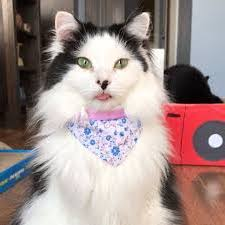
//> input picture Cat copy.jpg, 225 x 225 px
$ ./loopi   (built with g++ and OpenCV 4)
//> lines starting //> are read from the running program, lines starting //| are printed output that depends on the picture
#include "opencv2/imgcodecs.hpp"
#include "opencv2/highgui.hpp"
#include <iostream>


using std::cin;
using std::cout;
using std::endl;
using namespace cv;

int main( void )
{

    Mat src1 , src2 , dst;

    src1 = imread( samples::findFile("Cat copy.jpg") );
//> src1 is the input picture: 225 rows x 225 cols, CV_8UC3; mean B, G, R 142.1, 144.3, 161.9
    src2 = imread( samples::findFile("Cat.jpg") );
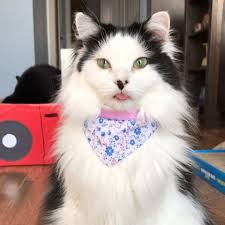
//> input picture Cat.jpg, 225 x 225 px
//> src2 is the input picture: 225 rows x 225 cols, CV_8UC3; mean B, G, R 141.9, 144.5, 161.8

    double alpha = 0.5; double beta; double input;

    cout << " Simple Linear Blender " << endl;
    cout << "-----------------------" << endl;
    cout << "* Enter alpha [0.0-1.0]: ";
    cin >> input;
//> the answer given: 2

    // We use the alpha provided by the user if it is between 0 and 1
    if( input >= 0 && input <= 1 )
        { alpha = input; }


    if( src1.empty() ) { cout << "Error loading src1" << endl; return EXIT_FAILURE; }
    if( src2.empty() ) { cout << "Error loading src2" << endl; return EXIT_FAILURE; }

    beta = ( 1.0 - alpha );

    addWeighted( src1, alpha, src2, beta, 0.0, dst);
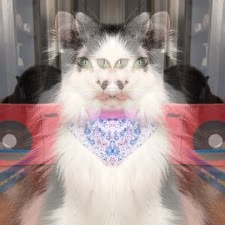
//> dst: 225 rows x 225 cols, CV_8UC3; mean B, G, R 142, 144.4, 161.9
    imshow( "Linear Blend", dst );
    waitKey(0);

}
